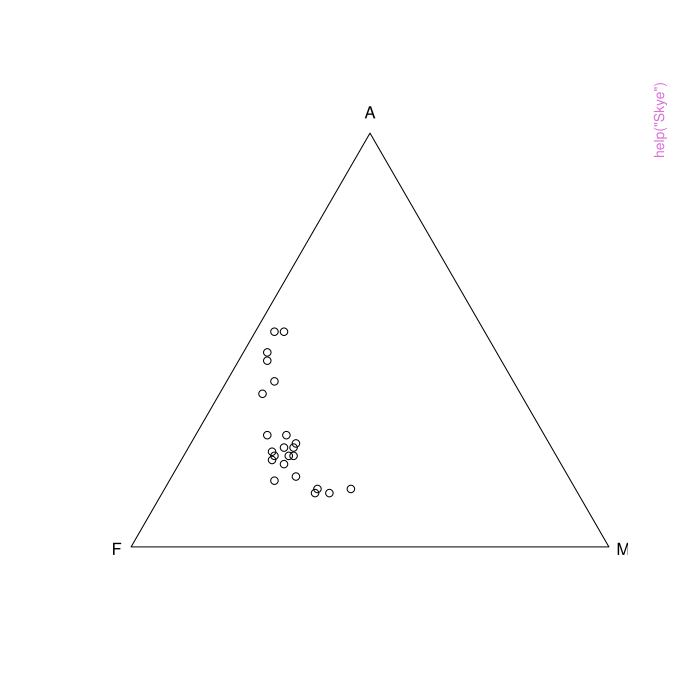

Here is the R script that generated this plot:
pkgname <- "MASS"
source(file.path(R.home("share"), "R", "examples-header.R"))
options(warn = 1)
library('MASS')

base::assign(".oldSearch", base::search(), pos = 'CheckExEnv')
base::assign(".old_wd", base::getwd(), pos = 'CheckExEnv')
cleanEx()
nameEx("Insurance")
### * Insurance

flush(stderr()); flush(stdout())

### Name: Insurance
### Title: Numbers of Car Insurance claims
### Aliases: Insurance
### Keywords: datasets

### ** Examples

## main-effects fit as Poisson GLM with offset
glm(Claims ~ District + Group + Age + offset(log(Holders)),
    data = Insurance, family = poisson)

# same via loglm
loglm(Claims ~ District + Group + Age + offset(log(Holders)),
      data = Insurance)



cleanEx()
nameEx("Null")
### * Null

flush(stderr()); flush(stdout())

### Name: Null
### Title: Null Spaces of Matrices
### Aliases: Null
### Keywords: algebra

### ** Examples

# The function is currently defined as
function(M)
{
    tmp <- qr(M)
    set <- if(tmp$rank == 0L) seq_len(ncol(M)) else  -seq_len(tmp$rank)
    qr.Q(tmp, complete = TRUE)[, set, drop = FALSE]
}



cleanEx()
nameEx("OME")
### * OME

flush(stderr()); flush(stdout())

### Name: OME
### Title: Tests of Auditory Perception in Children with OME
### Aliases: OME
### Keywords: datasets

### ** Examples

# Fit logistic curve from p = 0.5 to p = 1.0
fp1 <- deriv(~ 0.5 + 0.5/(1 + exp(-(x-L75)/scal)),
             c("L75", "scal"),
             function(x,L75,scal)NULL)
nls(Correct/Trials ~ fp1(Loud, L75, scal), data = OME,
    start = c(L75=45, scal=3))
nls(Correct/Trials ~ fp1(Loud, L75, scal),
    data = OME[OME$Noise == "coherent",],
    start=c(L75=45, scal=3))
nls(Correct/Trials ~ fp1(Loud, L75, scal),
    data = OME[OME$Noise == "incoherent",],
    start = c(L75=45, scal=3))

# individual fits for each experiment

aa <- factor(OME$Age)
ab <- 10*OME$ID + unclass(aa)
ac <- unclass(factor(ab))
OME$UID <- as.vector(ac)
OME$UIDn <- OME$UID + 0.1*(OME$Noise == "incoherent")
rm(aa, ab, ac)
OMEi <- OME

library(nlme)
fp2 <- deriv(~ 0.5 + 0.5/(1 + exp(-(x-L75)/2)),
            "L75", function(x,L75) NULL)
dec <- getOption("OutDec")
options(show.error.messages = FALSE, OutDec=".")
OMEi.nls <- nlsList(Correct/Trials ~ fp2(Loud, L75) | UIDn,
   data = OMEi, start = list(L75=45), control = list(maxiter=100))
options(show.error.messages = TRUE, OutDec=dec)
tmp <- sapply(OMEi.nls, function(X)
              {if(is.null(X)) NA else as.vector(coef(X))})
OMEif <- data.frame(UID = round(as.numeric((names(tmp)))),
         Noise = rep(c("coherent", "incoherent"), 110),
         L75 = as.vector(tmp), stringsAsFactors = TRUE)
OMEif$Age <- OME$Age[match(OMEif$UID, OME$UID)]
OMEif$OME <- OME$OME[match(OMEif$UID, OME$UID)]
OMEif <- OMEif[OMEif$L75 > 30,]
summary(lm(L75 ~ Noise/Age, data = OMEif, na.action = na.omit))
summary(lm(L75 ~ Noise/(Age + OME), data = OMEif,
           subset = (Age >= 30 & Age <= 60),
           na.action = na.omit), correlation = FALSE)

# Or fit by weighted least squares
fpl75 <- deriv(~ sqrt(n)*(r/n - 0.5 - 0.5/(1 + exp(-(x-L75)/scal))),
               c("L75", "scal"),
               function(r,n,x,L75,scal) NULL)
nls(0 ~ fpl75(Correct, Trials, Loud, L75, scal),
    data = OME[OME$Noise == "coherent",],
    start = c(L75=45, scal=3))
nls(0 ~ fpl75(Correct, Trials, Loud, L75, scal),
    data = OME[OME$Noise == "incoherent",],
    start = c(L75=45, scal=3))

# Test to see if the curves shift with age
fpl75age <- deriv(~sqrt(n)*(r/n -  0.5 - 0.5/(1 +
                  exp(-(x-L75-slope*age)/scal))),
                  c("L75", "slope", "scal"),
                  function(r,n,x,age,L75,slope,scal) NULL)
OME.nls1 <-
nls(0 ~ fpl75age(Correct, Trials, Loud, Age, L75, slope, scal),
    data = OME[OME$Noise == "coherent",],
    start = c(L75=45, slope=0, scal=2))
sqrt(diag(vcov(OME.nls1)))

OME.nls2 <-
nls(0 ~ fpl75age(Correct, Trials, Loud, Age, L75, slope, scal),
    data = OME[OME$Noise == "incoherent",],
    start = c(L75=45, slope=0, scal=2))
sqrt(diag(vcov(OME.nls2)))

# Now allow random effects by using NLME
OMEf <- OME[rep(1:nrow(OME), OME$Trials),]
OMEf$Resp <- with(OME, rep(rep(c(1,0), length(Trials)),
                          t(cbind(Correct, Trials-Correct))))
OMEf <- OMEf[, -match(c("Correct", "Trials"), names(OMEf))]

## Not run: 
##D ## these fail in R on most platforms
##D fp2 <- deriv(~ 0.5 + 0.5/(1 + exp(-(x-L75)/exp(lsc))),
##D              c("L75", "lsc"),
##D              function(x, L75, lsc) NULL)
##D try(summary(nlme(Resp ~ fp2(Loud, L75, lsc),
##D      fixed = list(L75 ~ Age, lsc ~ 1),
##D      random = L75 + lsc ~ 1 | UID,
##D      data = OMEf[OMEf$Noise == "coherent",], method = "ML",
##D      start = list(fixed=c(L75=c(48.7, -0.03), lsc=0.24)), verbose = TRUE)))
##D 
##D try(summary(nlme(Resp ~ fp2(Loud, L75, lsc),
##D      fixed = list(L75 ~ Age, lsc ~ 1),
##D      random = L75 + lsc ~ 1 | UID,
##D      data = OMEf[OMEf$Noise == "incoherent",], method = "ML",
##D      start = list(fixed=c(L75=c(41.5, -0.1), lsc=0)), verbose = TRUE)))
## End(Not run)


cleanEx()
nameEx("Skye")
### * Skye

flush(stderr()); flush(stdout())

### Name: Skye
### Title: AFM Compositions of Aphyric Skye Lavas
### Aliases: Skye
### Keywords: datasets

### ** Examples

# ternary() is from the on-line answers.
ternary <- function(X, pch = par("pch"), lcex = 1,
                    add = FALSE, ord = 1:3, ...)
{
  X <- as.matrix(X)
  if(any(X < 0)) stop("X must be non-negative")
  s <- drop(X %*% rep(1, ncol(X)))
  if(any(s<=0)) stop("each row of X must have a positive sum")
  if(max(abs(s-1)) > 1e-6) {
    warning("row(s) of X will be rescaled")
    X <- X / s
  }
  X <- X[, ord]
  s3 <- sqrt(1/3)
  if(!add)
  {
    oldpty <- par("pty")
    on.exit(par(pty=oldpty))
    par(pty="s")
    plot(c(-s3, s3), c(0.5-s3, 0.5+s3), type="n", axes=FALSE,
         xlab="", ylab="")
    polygon(c(0, -s3, s3), c(1, 0, 0), density=0)
    lab <- NULL
    if(!is.null(dn <- dimnames(X))) lab <- dn[[2]]
    if(length(lab) < 3) lab <- as.character(1:3)
    eps <- 0.05 * lcex
    text(c(0, s3+eps*0.7, -s3-eps*0.7),
         c(1+eps, -0.1*eps, -0.1*eps), lab, cex=lcex)
  }
  points((X[,2] - X[,3])*s3, X[,1], ...)
}

ternary(Skye/100, ord=c(1,3,2))



graphics::par(get("par.postscript", pos = 'CheckExEnv'))
cleanEx()
nameEx("addterm")
### * addterm

flush(stderr()); flush(stdout())

### Name: addterm
### Title: Try All One-Term Additions to a Model
### Aliases: addterm addterm.default addterm.glm addterm.lm
### Keywords: models

### ** Examples

quine.hi <- aov(log(Days + 2.5) ~ .^4, quine)
quine.lo <- aov(log(Days+2.5) ~ 1, quine)
addterm(quine.lo, quine.hi, test="F")

house.glm0 <- glm(Freq ~ Infl*Type*Cont + Sat, family=poisson,
                   data=housing)
addterm(house.glm0, ~. + Sat:(Infl+Type+Cont), test="Chisq")
house.glm1 <- update(house.glm0, . ~ . + Sat*(Infl+Type+Cont))
addterm(house.glm1, ~. + Sat:(Infl+Type+Cont)^2, test = "Chisq")



cleanEx()
nameEx("anova.negbin")
### * anova.negbin

flush(stderr()); flush(stdout())

### Name: anova.negbin
### Title: Likelihood Ratio Tests for Negative Binomial GLMs
### Aliases: anova.negbin
### Keywords: regression

### ** Examples

m1 <- glm.nb(Days ~ Eth*Age*Lrn*Sex, quine, link = log)
m2 <- update(m1, . ~ . - Eth:Age:Lrn:Sex)
anova(m2, m1)
anova(m2)



cleanEx()
nameEx("area")
### * area

flush(stderr()); flush(stdout())

### Name: area
### Title: Adaptive Numerical Integration
### Aliases: area
### Keywords: nonlinear

### ** Examples

area(sin, 0, pi)  # integrate the sin function from 0 to pi.



cleanEx()
nameEx("bacteria")
### * bacteria

flush(stderr()); flush(stdout())

### Name: bacteria
### Title: Presence of Bacteria after Drug Treatments
### Aliases: bacteria
### Keywords: datasets

### ** Examples

contrasts(bacteria$trt) <- structure(contr.sdif(3),
     dimnames = list(NULL, c("drug", "encourage")))
## fixed effects analyses
## IGNORE_RDIFF_BEGIN
summary(glm(y ~ trt * week, binomial, data = bacteria))
summary(glm(y ~ trt + week, binomial, data = bacteria))
summary(glm(y ~ trt + I(week > 2), binomial, data = bacteria))
## IGNORE_RDIFF_END

# conditional random-effects analysis
library(survival)
bacteria$Time <- rep(1, nrow(bacteria))
coxph(Surv(Time, unclass(y)) ~ week + strata(ID),
      data = bacteria, method = "exact")
coxph(Surv(Time, unclass(y)) ~ factor(week) + strata(ID),
      data = bacteria, method = "exact")
coxph(Surv(Time, unclass(y)) ~ I(week > 2) + strata(ID),
      data = bacteria, method = "exact")

# PQL glmm analysis
library(nlme)
## IGNORE_RDIFF_BEGIN
summary(glmmPQL(y ~ trt + I(week > 2), random = ~ 1 | ID,
                family = binomial, data = bacteria))
## IGNORE_RDIFF_END



cleanEx()
nameEx("bandwidth.nrd")
### * bandwidth.nrd

flush(stderr()); flush(stdout())

### Name: bandwidth.nrd
### Title: Bandwidth for density() via Normal Reference Distribution
### Aliases: bandwidth.nrd
### Keywords: dplot

### ** Examples

# The function is currently defined as
function(x)
{
    r <- quantile(x, c(0.25, 0.75))
    h <- (r[2] - r[1])/1.34
    4 * 1.06 * min(sqrt(var(x)), h) * length(x)^(-1/5)
}



cleanEx()
nameEx("bcv")
### * bcv

flush(stderr()); flush(stdout())

### Name: bcv
### Title: Biased Cross-Validation for Bandwidth Selection
### Aliases: bcv
### Keywords: dplot

### ** Examples

bcv(geyser$duration)



cleanEx()
nameEx("beav1")
### * beav1

flush(stderr()); flush(stdout())

### Name: beav1
### Title: Body Temperature Series of Beaver 1
### Aliases: beav1
### Keywords: datasets

### ** Examples

beav1 <- within(beav1,
               hours <- 24*(day-346) + trunc(time/100) + (time%%100)/60)
plot(beav1$hours, beav1$temp, type="l", xlab="time",
   ylab="temperature", main="Beaver 1")
usr <- par("usr"); usr[3:4] <- c(-0.2, 8); par(usr=usr)
lines(beav1$hours, beav1$activ, type="s", lty=2)
temp <- ts(c(beav1$temp[1:82], NA, beav1$temp[83:114]),
           start = 9.5, frequency = 6)
activ <- ts(c(beav1$activ[1:82], NA, beav1$activ[83:114]),
            start = 9.5, frequency = 6)

acf(temp[1:53])
acf(temp[1:53], type = "partial")
ar(temp[1:53])
act <- c(rep(0, 10), activ)
X <- cbind(1, act = act[11:125], act1 = act[10:124],
          act2 = act[9:123], act3 = act[8:122])
alpha <- 0.80
stemp <- as.vector(temp - alpha*lag(temp, -1))
sX <- X[-1, ] - alpha * X[-115,]
beav1.ls <- lm(stemp ~ -1 + sX, na.action = na.omit)
summary(beav1.ls, correlation = FALSE)
rm(temp, activ)



graphics::par(get("par.postscript", pos = 'CheckExEnv'))
cleanEx()
nameEx("beav2")
### * beav2

flush(stderr()); flush(stdout())

### Name: beav2
### Title: Body Temperature Series of Beaver 2
### Aliases: beav2
### Keywords: datasets

### ** Examples

attach(beav2)
beav2$hours <- 24*(day-307) + trunc(time/100) + (time%%100)/60
plot(beav2$hours, beav2$temp, type = "l", xlab = "time",
   ylab = "temperature", main = "Beaver 2")
usr <- par("usr"); usr[3:4] <- c(-0.2, 8); par(usr = usr)
lines(beav2$hours, beav2$activ, type = "s", lty = 2)

temp <- ts(temp, start = 8+2/3, frequency = 6)
activ <- ts(activ, start = 8+2/3, frequency = 6)
acf(temp[activ == 0]); acf(temp[activ == 1]) # also look at PACFs
ar(temp[activ == 0]); ar(temp[activ == 1])

arima(temp, order = c(1,0,0), xreg = activ)
dreg <- cbind(sin = sin(2*pi*beav2$hours/24), cos = cos(2*pi*beav2$hours/24))
arima(temp, order = c(1,0,0), xreg = cbind(active=activ, dreg))

## IGNORE_RDIFF_BEGIN
library(nlme) # for gls and corAR1
beav2.gls <- gls(temp ~ activ, data = beav2, correlation = corAR1(0.8),
                 method = "ML")
summary(beav2.gls)
summary(update(beav2.gls, subset = 6:100))
detach("beav2"); rm(temp, activ)
## IGNORE_RDIFF_END



graphics::par(get("par.postscript", pos = 'CheckExEnv'))
cleanEx()
nameEx("birthwt")
### * birthwt

flush(stderr()); flush(stdout())

### Name: birthwt
### Title: Risk Factors Associated with Low Infant Birth Weight
### Aliases: birthwt
### Keywords: datasets

### ** Examples

bwt <- with(birthwt, {
race <- factor(race, labels = c("white", "black", "other"))
ptd <- factor(ptl > 0)
ftv <- factor(ftv)
levels(ftv)[-(1:2)] <- "2+"
data.frame(low = factor(low), age, lwt, race, smoke = (smoke > 0),
           ptd, ht = (ht > 0), ui = (ui > 0), ftv)
})
options(contrasts = c("contr.treatment", "contr.poly"))
glm(low ~ ., binomial, bwt)



base::options(contrasts = c(unordered = "contr.treatment",ordered = "contr.poly"))
cleanEx()
nameEx("boxcox")
### * boxcox

flush(stderr()); flush(stdout())

### Name: boxcox
### Title: Box-Cox Transformations for Linear Models
### Aliases: boxcox boxcox.default boxcox.formula boxcox.lm
### Keywords: regression models hplot

### ** Examples

boxcox(Volume ~ log(Height) + log(Girth), data = trees,
       lambda = seq(-0.25, 0.25, length.out = 10))

boxcox(Days+1 ~ Eth*Sex*Age*Lrn, data = quine,
       lambda = seq(-0.05, 0.45, length.out = 20))



cleanEx()
nameEx("caith")
### * caith

flush(stderr()); flush(stdout())

### Name: caith
### Title: Colours of Eyes and Hair of People in Caithness
### Aliases: caith
### Keywords: datasets

### ** Examples

## IGNORE_RDIFF_BEGIN
## The signs can vary by platform
corresp(caith)
## IGNORE_RDIFF_END
dimnames(caith)[[2]] <- c("F", "R", "M", "D", "B")
par(mfcol=c(1,3))
plot(corresp(caith, nf=2)); title("symmetric")
plot(corresp(caith, nf=2), type="rows"); title("rows")
plot(corresp(caith, nf=2), type="col"); title("columns")
par(mfrow=c(1,1))



graphics::par(get("par.postscript", pos = 'CheckExEnv'))
cleanEx()
nameEx("cement")
### * cement

flush(stderr()); flush(stdout())

### Name: cement
### Title: Heat Evolved by Setting Cements
### Aliases: cement
### Keywords: datasets

### ** Examples

lm(y ~ x1 + x2 + x3 + x4, cement)



cleanEx()
nameEx("confint")
### * confint

flush(stderr()); flush(stdout())

### Name: confint-MASS
### Title: Confidence Intervals for Model Parameters
### Aliases: confint.glm confint.nls confint.profile.glm
###   confint.profile.nls
### Keywords: models

### ** Examples

expn1 <- deriv(y ~ b0 + b1 * 2^(-x/th), c("b0", "b1", "th"),
               function(b0, b1, th, x) {})

wtloss.gr <- nls(Weight ~ expn1(b0, b1, th, Days),
   data = wtloss, start = c(b0=90, b1=95, th=120))

expn2 <- deriv(~b0 + b1*((w0 - b0)/b1)^(x/d0),
         c("b0","b1","d0"), function(b0, b1, d0, x, w0) {})

wtloss.init <- function(obj, w0) {
  p <- coef(obj)
  d0 <-  - log((w0 - p["b0"])/p["b1"])/log(2) * p["th"]
  c(p[c("b0", "b1")], d0 = as.vector(d0))
}

out <- NULL
w0s <- c(110, 100, 90)
for(w0 in w0s) {
    fm <- nls(Weight ~ expn2(b0, b1, d0, Days, w0),
              wtloss, start = wtloss.init(wtloss.gr, w0))
    out <- rbind(out, c(coef(fm)["d0"], confint(fm, "d0")))
  }
dimnames(out) <- list(paste(w0s, "kg:"),  c("d0", "low", "high"))
out

ldose <- rep(0:5, 2)
numdead <- c(1, 4, 9, 13, 18, 20, 0, 2, 6, 10, 12, 16)
sex <- factor(rep(c("M", "F"), c(6, 6)))
SF <- cbind(numdead, numalive = 20 - numdead)
budworm.lg0 <- glm(SF ~ sex + ldose - 1, family = binomial)
confint(budworm.lg0)
confint(budworm.lg0, "ldose")



cleanEx()
nameEx("contr.sdif")
### * contr.sdif

flush(stderr()); flush(stdout())

### Name: contr.sdif
### Title: Successive Differences Contrast Coding
### Aliases: contr.sdif
### Keywords: models

### ** Examples

(A <- contr.sdif(6))
zapsmall(ginv(A))



cleanEx()
nameEx("corresp")
### * corresp

flush(stderr()); flush(stdout())

### Name: corresp
### Title: Simple Correspondence Analysis
### Aliases: corresp corresp.xtabs corresp.data.frame corresp.default
###   corresp.factor corresp.formula corresp.matrix
### Keywords: category multivariate

### ** Examples

## IGNORE_RDIFF_BEGIN
## The signs can vary by platform
(ct <- corresp(~ Age + Eth, data = quine))
plot(ct)

corresp(caith)
biplot(corresp(caith, nf = 2))
## IGNORE_RDIFF_END



cleanEx()
nameEx("cov.rob")
### * cov.rob

flush(stderr()); flush(stdout())

### Name: cov.rob
### Title: Resistant Estimation of Multivariate Location and Scatter
### Aliases: cov.rob cov.mve cov.mcd
### Keywords: robust multivariate

### ** Examples

set.seed(123)
cov.rob(stackloss)
cov.rob(stack.x, method = "mcd", nsamp = "exact")



cleanEx()
nameEx("cov.trob")
### * cov.trob

flush(stderr()); flush(stdout())

### Name: cov.trob
### Title: Covariance Estimation for Multivariate t Distribution
### Aliases: cov.trob
### Keywords: multivariate

### ** Examples

cov.trob(stackloss)



cleanEx()
nameEx("denumerate")
### * denumerate

flush(stderr()); flush(stdout())

### Name: denumerate
### Title: Transform an Allowable Formula for 'loglm' into one for 'terms'
### Aliases: denumerate denumerate.formula
### Keywords: models

### ** Examples

denumerate(~(1+2+3)^3 + a/b)
## which gives ~ (.v1 + .v2 + .v3)^3 + a/b



cleanEx()
nameEx("dose.p")
### * dose.p

flush(stderr()); flush(stdout())

### Name: dose.p
### Title: Predict Doses for Binomial Assay model
### Aliases: dose.p print.glm.dose
### Keywords: regression models

### ** Examples

ldose <- rep(0:5, 2)
numdead <- c(1, 4, 9, 13, 18, 20, 0, 2, 6, 10, 12, 16)
sex <- factor(rep(c("M", "F"), c(6, 6)))
SF <- cbind(numdead, numalive = 20 - numdead)
budworm.lg0 <- glm(SF ~ sex + ldose - 1, family = binomial)

dose.p(budworm.lg0, cf = c(1,3), p = 1:3/4)
dose.p(update(budworm.lg0, family = binomial(link=probit)),
       cf = c(1,3), p = 1:3/4)



cleanEx()
nameEx("dropterm")
### * dropterm

flush(stderr()); flush(stdout())

### Name: dropterm
### Title: Try All One-Term Deletions from a Model
### Aliases: dropterm dropterm.default dropterm.glm dropterm.lm
### Keywords: models

### ** Examples

quine.hi <- aov(log(Days + 2.5) ~ .^4, quine)
quine.nxt <- update(quine.hi, . ~ . - Eth:Sex:Age:Lrn)
dropterm(quine.nxt, test=  "F")
quine.stp <- stepAIC(quine.nxt,
    scope = list(upper = ~Eth*Sex*Age*Lrn, lower = ~1),
    trace = FALSE)
dropterm(quine.stp, test = "F")
quine.3 <- update(quine.stp, . ~ . - Eth:Age:Lrn)
dropterm(quine.3, test = "F")
quine.4 <- update(quine.3, . ~ . - Eth:Age)
dropterm(quine.4, test = "F")
quine.5 <- update(quine.4, . ~ . - Age:Lrn)
dropterm(quine.5, test = "F")

house.glm0 <- glm(Freq ~ Infl*Type*Cont + Sat, family=poisson,
                   data = housing)
house.glm1 <- update(house.glm0, . ~ . + Sat*(Infl+Type+Cont))
dropterm(house.glm1, test = "Chisq")



cleanEx()
nameEx("eagles")
### * eagles

flush(stderr()); flush(stdout())

### Name: eagles
### Title: Foraging Ecology of Bald Eagles
### Aliases: eagles
### Keywords: datasets

### ** Examples

eagles.glm <- glm(cbind(y, n - y) ~ P*A + V, data = eagles,
                  family = binomial)
dropterm(eagles.glm)
prof <- profile(eagles.glm)
plot(prof)
pairs(prof)



cleanEx()
nameEx("epil")
### * epil

flush(stderr()); flush(stdout())

### Name: epil
### Title: Seizure Counts for Epileptics
### Aliases: epil
### Keywords: datasets

### ** Examples

## IGNORE_RDIFF_BEGIN
summary(glm(y ~ lbase*trt + lage + V4, family = poisson,
            data = epil), correlation = FALSE)
## IGNORE_RDIFF_END
epil2 <- epil[epil$period == 1, ]
epil2["period"] <- rep(0, 59); epil2["y"] <- epil2["base"]
epil["time"] <- 1; epil2["time"] <- 4
epil2 <- rbind(epil, epil2)
epil2$pred <- unclass(epil2$trt) * (epil2$period > 0)
epil2$subject <- factor(epil2$subject)
epil3 <- aggregate(epil2, list(epil2$subject, epil2$period > 0),
   function(x) if(is.numeric(x)) sum(x) else x[1])
epil3$pred <- factor(epil3$pred,
   labels = c("base", "placebo", "drug"))

contrasts(epil3$pred) <- structure(contr.sdif(3),
    dimnames = list(NULL, c("placebo-base", "drug-placebo")))
## IGNORE_RDIFF_BEGIN
summary(glm(y ~ pred + factor(subject) + offset(log(time)),
            family = poisson, data = epil3), correlation = FALSE)
## IGNORE_RDIFF_END

summary(glmmPQL(y ~ lbase*trt + lage + V4,
                random = ~ 1 | subject,
                family = poisson, data = epil))
summary(glmmPQL(y ~ pred, random = ~1 | subject,
                family = poisson, data = epil3))



cleanEx()
nameEx("farms")
### * farms

flush(stderr()); flush(stdout())

### Name: farms
### Title: Ecological Factors in Farm Management
### Aliases: farms
### Keywords: datasets

### ** Examples

farms.mca <- mca(farms, abbrev = TRUE)  # Use levels as names
eqscplot(farms.mca$cs, type = "n")
text(farms.mca$rs, cex = 0.7)
text(farms.mca$cs, labels = dimnames(farms.mca$cs)[[1]], cex = 0.7)



cleanEx()
nameEx("fitdistr")
### * fitdistr

flush(stderr()); flush(stdout())

### Name: fitdistr
### Title: Maximum-likelihood Fitting of Univariate Distributions
### Aliases: fitdistr
### Keywords: distribution htest

### ** Examples

## avoid spurious accuracy
op <- options(digits = 3)
set.seed(123)
x <- rgamma(100, shape = 5, rate = 0.1)
fitdistr(x, "gamma")
## now do this directly with more control.
fitdistr(x, dgamma, list(shape = 1, rate = 0.1), lower = 0.001)

set.seed(123)
x2 <- rt(250, df = 9)
fitdistr(x2, "t", df = 9)
## allow df to vary: not a very good idea!
fitdistr(x2, "t")
## now do fixed-df fit directly with more control.
mydt <- function(x, m, s, df) dt((x-m)/s, df)/s
fitdistr(x2, mydt, list(m = 0, s = 1), df = 9, lower = c(-Inf, 0))

set.seed(123)
x3 <- rweibull(100, shape = 4, scale = 100)
fitdistr(x3, "weibull")

set.seed(123)
x4 <- rnegbin(500, mu = 5, theta = 4)
fitdistr(x4, "Negative Binomial")
options(op)



cleanEx()
nameEx("fractions")
### * fractions

flush(stderr()); flush(stdout())

### Name: fractions
### Title: Rational Approximation
### Aliases: fractions Math.fractions Ops.fractions Summary.fractions
###   [.fractions [<-.fractions as.character.fractions as.fractions
###   is.fractions print.fractions t.fractions
### Keywords: math

### ** Examples

X <- matrix(runif(25), 5, 5)
zapsmall(solve(X, X/5)) # print near-zeroes as zero
fractions(solve(X, X/5))
fractions(solve(X, X/5)) + 1



cleanEx()
nameEx("galaxies")
### * galaxies

flush(stderr()); flush(stdout())

### Name: galaxies
### Title: Velocities for 82 Galaxies
### Aliases: galaxies
### Keywords: datasets

### ** Examples

gal <- galaxies/1000
c(width.SJ(gal, method = "dpi"), width.SJ(gal))
plot(x = c(0, 40), y = c(0, 0.3), type = "n", bty = "l",
     xlab = "velocity of galaxy (1000km/s)", ylab = "density")
rug(gal)
lines(density(gal, width = 3.25, n = 200), lty = 1)
lines(density(gal, width = 2.56, n = 200), lty = 3)



cleanEx()
nameEx("gamma.shape.glm")
### * gamma.shape.glm

flush(stderr()); flush(stdout())

### Name: gamma.shape
### Title: Estimate the Shape Parameter of the Gamma Distribution in a GLM
###   Fit
### Aliases: gamma.shape gamma.shape.glm print.gamma.shape
### Keywords: models

### ** Examples

clotting <- data.frame(
    u = c(5,10,15,20,30,40,60,80,100),
    lot1 = c(118,58,42,35,27,25,21,19,18),
    lot2 = c(69,35,26,21,18,16,13,12,12))
clot1 <- glm(lot1 ~ log(u), data = clotting, family = Gamma)
gamma.shape(clot1)

gm <- glm(Days + 0.1 ~ Age*Eth*Sex*Lrn,
          quasi(link=log, variance="mu^2"), quine,
          start = c(3, rep(0,31)))
gamma.shape(gm, verbose = TRUE)
## IGNORE_RDIFF_BEGIN
summary(gm, dispersion = gamma.dispersion(gm))  # better summary
## IGNORE_RDIFF_END



cleanEx()
nameEx("gehan")
### * gehan

flush(stderr()); flush(stdout())

### Name: gehan
### Title: Remission Times of Leukaemia Patients
### Aliases: gehan
### Keywords: datasets

### ** Examples

library(survival)
gehan.surv <- survfit(Surv(time, cens) ~ treat, data = gehan,
     conf.type = "log-log")
summary(gehan.surv)
survreg(Surv(time, cens) ~ factor(pair) + treat, gehan, dist = "exponential")
summary(survreg(Surv(time, cens) ~ treat, gehan, dist = "exponential"))
summary(survreg(Surv(time, cens) ~ treat, gehan))
gehan.cox <- coxph(Surv(time, cens) ~ treat, gehan)
summary(gehan.cox)



cleanEx()
nameEx("glm.convert")
### * glm.convert

flush(stderr()); flush(stdout())

### Name: glm.convert
### Title: Change a Negative Binomial fit to a GLM fit
### Aliases: glm.convert
### Keywords: regression models

### ** Examples

quine.nb1 <- glm.nb(Days ~ Sex/(Age + Eth*Lrn), data = quine)
quine.nbA <- glm.convert(quine.nb1)
quine.nbB <- update(quine.nb1, . ~ . + Sex:Age:Lrn)
anova(quine.nbA, quine.nbB)



cleanEx()
nameEx("glm.nb")
### * glm.nb

flush(stderr()); flush(stdout())

### Name: glm.nb
### Title: Fit a Negative Binomial Generalized Linear Model
### Aliases: glm.nb family.negbin logLik.negbin
### Keywords: regression models

### ** Examples

quine.nb1 <- glm.nb(Days ~ Sex/(Age + Eth*Lrn), data = quine)
quine.nb2 <- update(quine.nb1, . ~ . + Sex:Age:Lrn)
quine.nb3 <- update(quine.nb2, Days ~ .^4)
anova(quine.nb1, quine.nb2, quine.nb3)
## Don't show: 
## PR#1695
y <- c(7, 5, 4, 7, 5, 2, 11, 5, 5, 4, 2, 3, 4, 3, 5, 9, 6, 7, 10, 6, 12,
6, 3, 5, 3, 9, 13, 0, 6, 1, 2, 0, 1, 0, 0, 4, 5, 1, 5, 3, 3, 4)

lag1 <- c(0, 7, 5, 4, 7, 5, 2, 11, 5, 5, 4, 2, 3, 4, 3, 5, 9, 6, 7, 10,
6, 12, 6, 3, 5, 3, 9, 13, 0, 6, 1, 2, 0, 1, 0, 0, 4, 5, 1, 5, 3, 3)

lag2 <- c(0, 0, 7, 5, 4, 7, 5, 2, 11, 5, 5, 4, 2, 3, 4, 3, 5, 9, 6, 7,
10, 6, 12, 6, 3, 5, 3, 9, 13, 0, 6, 1, 2, 0, 1, 0, 0, 4, 5, 1, 5, 3)

lag3 <- c(0, 0, 0, 7, 5, 4, 7, 5, 2, 11, 5, 5, 4, 2, 3, 4, 3, 5, 9, 6,
7, 10, 6, 12, 6, 3, 5, 3, 9, 13, 0, 6, 1, 2, 0, 1, 0, 0, 4, 5, 1, 5)

(fit <- glm(y ~ lag1+lag2+lag3, family=poisson(link=identity),
            start=c(2, 0.1, 0.1, 0.1)))
try(glm.nb(y ~ lag1+lag2+lag3, link=identity))
glm.nb(y ~ lag1+lag2+lag3, link=identity,  start=c(2, 0.1, 0.1, 0.1))
glm.nb(y ~ lag1+lag2+lag3, link=identity,  start=coef(fit))
glm.nb(y ~ lag1+lag2+lag3, link=identity, etastart=rep(5, 42))
## End(Don't show)


cleanEx()
nameEx("glmmPQL")
### * glmmPQL

flush(stderr()); flush(stdout())

### Name: glmmPQL
### Title: Fit Generalized Linear Mixed Models via PQL
### Aliases: glmmPQL
### Keywords: models

### ** Examples

summary(glmmPQL(y ~ trt + I(week > 2), random = ~ 1 | ID,
                family = binomial, data = bacteria))

## an example of an offset: the coefficient of 'week' changes by one.
summary(glmmPQL(y ~ trt + week, random = ~ 1 | ID,
               family = binomial, data = bacteria))
summary(glmmPQL(y ~ trt + week + offset(week), random = ~ 1 | ID,
                family = binomial, data = bacteria))



cleanEx()
nameEx("housing")
### * housing

flush(stderr()); flush(stdout())

### Name: housing
### Title: Frequency Table from a Copenhagen Housing Conditions Survey
### Aliases: housing
### Keywords: datasets

### ** Examples

options(contrasts = c("contr.treatment", "contr.poly"))

# Surrogate Poisson models
house.glm0 <- glm(Freq ~ Infl*Type*Cont + Sat, family = poisson,
                  data = housing)
## IGNORE_RDIFF_BEGIN
summary(house.glm0, correlation = FALSE)
## IGNORE_RDIFF_END

addterm(house.glm0, ~. + Sat:(Infl+Type+Cont), test = "Chisq")

house.glm1 <- update(house.glm0, . ~ . + Sat*(Infl+Type+Cont))
## IGNORE_RDIFF_BEGIN
summary(house.glm1, correlation = FALSE)
## IGNORE_RDIFF_END

1 - pchisq(deviance(house.glm1), house.glm1$df.residual)

dropterm(house.glm1, test = "Chisq")

addterm(house.glm1, ~. + Sat:(Infl+Type+Cont)^2, test  =  "Chisq")

hnames <- lapply(housing[, -5], levels) # omit Freq
newData <- expand.grid(hnames)
newData$Sat <- ordered(newData$Sat)
house.pm <- predict(house.glm1, newData,
                    type = "response")  # poisson means
house.pm <- matrix(house.pm, ncol = 3, byrow = TRUE,
                   dimnames = list(NULL, hnames[[1]]))
house.pr <- house.pm/drop(house.pm %*% rep(1, 3))
cbind(expand.grid(hnames[-1]), round(house.pr, 2))

# Iterative proportional scaling
loglm(Freq ~ Infl*Type*Cont + Sat*(Infl+Type+Cont), data = housing)


# multinomial model
library(nnet)
(house.mult<- multinom(Sat ~ Infl + Type + Cont, weights = Freq,
                       data = housing))
house.mult2 <- multinom(Sat ~ Infl*Type*Cont, weights = Freq,
                        data = housing)
anova(house.mult, house.mult2)

house.pm <- predict(house.mult, expand.grid(hnames[-1]), type = "probs")
cbind(expand.grid(hnames[-1]), round(house.pm, 2))

# proportional odds model
house.cpr <- apply(house.pr, 1, cumsum)
logit <- function(x) log(x/(1-x))
house.ld <- logit(house.cpr[2, ]) - logit(house.cpr[1, ])
(ratio <- sort(drop(house.ld)))
mean(ratio)

(house.plr <- polr(Sat ~ Infl + Type + Cont,
                   data = housing, weights = Freq))

house.pr1 <- predict(house.plr, expand.grid(hnames[-1]), type = "probs")
cbind(expand.grid(hnames[-1]), round(house.pr1, 2))

Fr <- matrix(housing$Freq, ncol  =  3, byrow = TRUE)
2*sum(Fr*log(house.pr/house.pr1))

house.plr2 <- stepAIC(house.plr, ~.^2)
house.plr2$anova



base::options(contrasts = c(unordered = "contr.treatment",ordered = "contr.poly"))
cleanEx()
nameEx("huber")
### * huber

flush(stderr()); flush(stdout())

### Name: huber
### Title: Huber M-estimator of Location with MAD Scale
### Aliases: huber
### Keywords: robust

### ** Examples

huber(chem)



cleanEx()
nameEx("hubers")
### * hubers

flush(stderr()); flush(stdout())

### Name: hubers
### Title: Huber Proposal 2 Robust Estimator of Location and/or Scale
### Aliases: hubers
### Keywords: robust

### ** Examples

hubers(chem)
hubers(chem, mu=3.68)



cleanEx()
nameEx("immer")
### * immer

flush(stderr()); flush(stdout())

### Name: immer
### Title: Yields from a Barley Field Trial
### Aliases: immer
### Keywords: datasets

### ** Examples

immer.aov <- aov(cbind(Y1,Y2) ~ Loc + Var, data = immer)
summary(immer.aov)

immer.aov <- aov((Y1+Y2)/2 ~ Var + Loc, data = immer)
summary(immer.aov)
model.tables(immer.aov, type = "means", se = TRUE, cterms = "Var")



cleanEx()
nameEx("isoMDS")
### * isoMDS

flush(stderr()); flush(stdout())

### Name: isoMDS
### Title: Kruskal's Non-metric Multidimensional Scaling
### Aliases: isoMDS Shepard
### Keywords: multivariate

### ** Examples

swiss.x <- as.matrix(swiss[, -1])
swiss.dist <- dist(swiss.x)
swiss.mds <- isoMDS(swiss.dist)
plot(swiss.mds$points, type = "n")
text(swiss.mds$points, labels = as.character(1:nrow(swiss.x)))
swiss.sh <- Shepard(swiss.dist, swiss.mds$points)
plot(swiss.sh, pch = ".")
lines(swiss.sh$x, swiss.sh$yf, type = "S")



cleanEx()
nameEx("kde2d")
### * kde2d

flush(stderr()); flush(stdout())

### Name: kde2d
### Title: Two-Dimensional Kernel Density Estimation
### Aliases: kde2d
### Keywords: dplot

### ** Examples

attach(geyser)
plot(duration, waiting, xlim = c(0.5,6), ylim = c(40,100))
f1 <- kde2d(duration, waiting, n = 50, lims = c(0.5, 6, 40, 100))
image(f1, zlim = c(0, 0.05))
f2 <- kde2d(duration, waiting, n = 50, lims = c(0.5, 6, 40, 100),
            h = c(width.SJ(duration), width.SJ(waiting)) )
image(f2, zlim = c(0, 0.05))
persp(f2, phi = 30, theta = 20, d = 5)

plot(duration[-272], duration[-1], xlim = c(0.5, 6),
     ylim = c(1, 6),xlab = "previous duration", ylab = "duration")
f1 <- kde2d(duration[-272], duration[-1],
            h = rep(1.5, 2), n = 50, lims = c(0.5, 6, 0.5, 6))
contour(f1, xlab = "previous duration",
        ylab = "duration", levels  =  c(0.05, 0.1, 0.2, 0.4) )
f1 <- kde2d(duration[-272], duration[-1],
            h = rep(0.6, 2), n = 50, lims = c(0.5, 6, 0.5, 6))
contour(f1, xlab = "previous duration",
        ylab = "duration", levels  =  c(0.05, 0.1, 0.2, 0.4) )
f1 <- kde2d(duration[-272], duration[-1],
            h = rep(0.4, 2), n = 50, lims = c(0.5, 6, 0.5, 6))
contour(f1, xlab = "previous duration",
        ylab = "duration", levels  =  c(0.05, 0.1, 0.2, 0.4) )
detach("geyser")



cleanEx()
nameEx("lda")
### * lda

flush(stderr()); flush(stdout())

### Name: lda
### Title: Linear Discriminant Analysis
### Aliases: lda lda.default lda.data.frame lda.formula lda.matrix
###   model.frame.lda print.lda coef.lda
### Keywords: multivariate

### ** Examples

Iris <- data.frame(rbind(iris3[,,1], iris3[,,2], iris3[,,3]),
                   Sp = rep(c("s","c","v"), rep(50,3)))
train <- sample(1:150, 75)
table(Iris$Sp[train])
## your answer may differ
##  c  s  v
## 22 23 30
z <- lda(Sp ~ ., Iris, prior = c(1,1,1)/3, subset = train)
predict(z, Iris[-train, ])$class
##  [1] s s s s s s s s s s s s s s s s s s s s s s s s s s s c c c
## [31] c c c c c c c v c c c c v c c c c c c c c c c c c v v v v v
## [61] v v v v v v v v v v v v v v v
(z1 <- update(z, . ~ . - Petal.W.))



cleanEx()
nameEx("leuk")
### * leuk

flush(stderr()); flush(stdout())

### Name: leuk
### Title: Survival Times and White Blood Counts for Leukaemia Patients
### Aliases: leuk
### Keywords: datasets

### ** Examples

library(survival)
plot(survfit(Surv(time) ~ ag, data = leuk), lty = 2:3, col = 2:3)

# now Cox models
leuk.cox <- coxph(Surv(time) ~ ag + log(wbc), leuk)
summary(leuk.cox)



cleanEx()
nameEx("lm.ridge")
### * lm.ridge

flush(stderr()); flush(stdout())

### Name: lm.ridge
### Title: Ridge Regression
### Aliases: lm.ridge plot.ridgelm print.ridgelm select select.ridgelm
### Keywords: models

### ** Examples

longley # not the same as the S-PLUS dataset
names(longley)[1] <- "y"
lm.ridge(y ~ ., longley)
plot(lm.ridge(y ~ ., longley,
              lambda = seq(0,0.1,0.001)))
select(lm.ridge(y ~ ., longley,
               lambda = seq(0,0.1,0.0001)))



cleanEx()
nameEx("loglm")
### * loglm

flush(stderr()); flush(stdout())

### Name: loglm
### Title: Fit Log-Linear Models by Iterative Proportional Scaling
### Aliases: loglm
### Keywords: category models

### ** Examples

# The data frames  Cars93, minn38 and quine are available
# in the MASS package.

# Case 1: frequencies specified as an array.
sapply(minn38, function(x) length(levels(x)))
## hs phs fol sex f
##  3   4   7   2 0
##minn38a <- array(0, c(3,4,7,2), lapply(minn38[, -5], levels))
##minn38a[data.matrix(minn38[,-5])] <- minn38$f

## or more simply
minn38a <- xtabs(f ~ ., minn38)

fm <- loglm(~ 1 + 2 + 3 + 4, minn38a)  # numerals as names.
deviance(fm)
## [1] 3711.9
fm1 <- update(fm, .~.^2)
fm2 <- update(fm, .~.^3, print = TRUE)
## 5 iterations: deviation 0.075
anova(fm, fm1, fm2)

# Case 1. An array generated with xtabs.

loglm(~ Type + Origin, xtabs(~ Type + Origin, Cars93))

# Case 2.  Frequencies given as a vector in a data frame
names(quine)
## [1] "Eth"  "Sex"  "Age"  "Lrn"  "Days"
fm <- loglm(Days ~ .^2, quine)
gm <- glm(Days ~ .^2, poisson, quine)  # check glm.
c(deviance(fm), deviance(gm))          # deviances agree
## [1] 1368.7 1368.7
c(fm$df, gm$df)                        # resid df do not!
c(fm$df, gm$df.residual)               # resid df do not!
## [1] 127 128
# The loglm residual degrees of freedom is wrong because of
# a non-detectable redundancy in the model matrix.



cleanEx()
nameEx("logtrans")
### * logtrans

flush(stderr()); flush(stdout())

### Name: logtrans
### Title: Estimate log Transformation Parameter
### Aliases: logtrans logtrans.formula logtrans.lm logtrans.default
### Keywords: regression models hplot

### ** Examples

logtrans(Days ~ Age*Sex*Eth*Lrn, data = quine,
         alpha = seq(0.75, 6.5, length.out = 20))



cleanEx()
nameEx("lqs")
### * lqs

flush(stderr()); flush(stdout())

### Name: lqs
### Title: Resistant Regression
### Aliases: lqs lqs.formula lqs.default lmsreg ltsreg
### Keywords: models robust

### ** Examples

## IGNORE_RDIFF_BEGIN
set.seed(123) # make reproducible
lqs(stack.loss ~ ., data = stackloss)
lqs(stack.loss ~ ., data = stackloss, method = "S", nsamp = "exact")
## IGNORE_RDIFF_END



cleanEx()
nameEx("mca")
### * mca

flush(stderr()); flush(stdout())

### Name: mca
### Title: Multiple Correspondence Analysis
### Aliases: mca print.mca
### Keywords: category multivariate

### ** Examples

farms.mca <- mca(farms, abbrev=TRUE)
farms.mca
plot(farms.mca)



cleanEx()
nameEx("menarche")
### * menarche

flush(stderr()); flush(stdout())

### Name: menarche
### Title: Age of Menarche in Warsaw
### Aliases: menarche
### Keywords: datasets

### ** Examples

mprob <- glm(cbind(Menarche, Total - Menarche) ~ Age,
             binomial(link = probit), data = menarche)



cleanEx()
nameEx("motors")
### * motors

flush(stderr()); flush(stdout())

### Name: motors
### Title: Accelerated Life Testing of Motorettes
### Aliases: motors
### Keywords: datasets

### ** Examples

library(survival)
plot(survfit(Surv(time, cens) ~ factor(temp), motors), conf.int = FALSE)
# fit Weibull model
motor.wei <- survreg(Surv(time, cens) ~ temp, motors)
summary(motor.wei)
# and predict at 130C
unlist(predict(motor.wei, data.frame(temp=130), se.fit = TRUE))

motor.cox <- coxph(Surv(time, cens) ~ temp, motors)
summary(motor.cox)
# predict at temperature 200
plot(survfit(motor.cox, newdata = data.frame(temp=200),
     conf.type = "log-log"))
summary( survfit(motor.cox, newdata = data.frame(temp=130)) )



cleanEx()
nameEx("muscle")
### * muscle

flush(stderr()); flush(stdout())

### Name: muscle
### Title: Effect of Calcium Chloride on Muscle Contraction in Rat Hearts
### Aliases: muscle
### Keywords: datasets

### ** Examples

## IGNORE_RDIFF_BEGIN
A <- model.matrix(~ Strip - 1, data=muscle)
rats.nls1 <- nls(log(Length) ~ cbind(A, rho^Conc),
   data = muscle, start = c(rho=0.1), algorithm="plinear")
(B <- coef(rats.nls1))

st <- list(alpha = B[2:22], beta = B[23], rho = B[1])
(rats.nls2 <- nls(log(Length) ~ alpha[Strip] + beta*rho^Conc,
                  data = muscle, start = st))
## IGNORE_RDIFF_END

Muscle <- with(muscle, {
Muscle <- expand.grid(Conc = sort(unique(Conc)), Strip = levels(Strip))
Muscle$Yhat <- predict(rats.nls2, Muscle)
Muscle <- cbind(Muscle, logLength = rep(as.numeric(NA), 126))
ind <- match(paste(Strip, Conc),
            paste(Muscle$Strip, Muscle$Conc))
Muscle$logLength[ind] <- log(Length)
Muscle})

lattice::xyplot(Yhat ~ Conc | Strip, Muscle, as.table = TRUE,
   ylim = range(c(Muscle$Yhat, Muscle$logLength), na.rm = TRUE),
   subscripts = TRUE, xlab = "Calcium Chloride concentration (mM)",
   ylab = "log(Length in mm)", panel =
   function(x, y, subscripts, ...) {
      panel.xyplot(x, Muscle$logLength[subscripts], ...)
      llines(spline(x, y))
   })



cleanEx()
nameEx("mvrnorm")
### * mvrnorm

flush(stderr()); flush(stdout())

### Name: mvrnorm
### Title: Simulate from a Multivariate Normal Distribution
### Aliases: mvrnorm
### Keywords: distribution multivariate

### ** Examples

Sigma <- matrix(c(10,3,3,2),2,2)
Sigma
var(mvrnorm(n = 1000, rep(0, 2), Sigma))
var(mvrnorm(n = 1000, rep(0, 2), Sigma, empirical = TRUE))



cleanEx()
nameEx("negative.binomial")
### * negative.binomial

flush(stderr()); flush(stdout())

### Name: negative.binomial
### Title: Family function for Negative Binomial GLMs
### Aliases: negative.binomial
### Keywords: regression models

### ** Examples

# Fitting a Negative Binomial model to the quine data
#   with theta = 2 assumed known.
#
glm(Days ~ .^4, family = negative.binomial(2), data = quine)



cleanEx()
nameEx("nlschools")
### * nlschools

flush(stderr()); flush(stdout())

### Name: nlschools
### Title: Eighth-Grade Pupils in the Netherlands
### Aliases: nlschools
### Keywords: datasets

### ** Examples

## Don't show: 
op <- options(digits=5)
## End(Don't show)
nl1 <- within(nlschools, {
IQave <- tapply(IQ, class, mean)[as.character(class)]
IQ <- IQ - IQave
})
cen <- c("IQ", "IQave", "SES")
nl1[cen] <- scale(nl1[cen], center = TRUE, scale = FALSE)

nl.lme <- nlme::lme(lang ~ IQ*COMB + IQave + SES,
                    random = ~ IQ | class, data = nl1)
## IGNORE_RDIFF_BEGIN
summary(nl.lme)
## IGNORE_RDIFF_END
## Don't show: 
options(op)
## End(Don't show)



cleanEx()
nameEx("npk")
### * npk

flush(stderr()); flush(stdout())

### Name: npk
### Title: Classical N, P, K Factorial Experiment
### Aliases: npk
### Keywords: datasets

### ** Examples

options(contrasts = c("contr.sum", "contr.poly"))
npk.aov <- aov(yield ~ block + N*P*K, npk)
## IGNORE_RDIFF_BEGIN
npk.aov
summary(npk.aov)
alias(npk.aov)
coef(npk.aov)
options(contrasts = c("contr.treatment", "contr.poly"))
npk.aov1 <- aov(yield ~ block + N + K, data = npk)
summary.lm(npk.aov1)
se.contrast(npk.aov1, list(N=="0", N=="1"), data = npk)
model.tables(npk.aov1, type = "means", se = TRUE)
## IGNORE_RDIFF_END


base::options(contrasts = c(unordered = "contr.treatment",ordered = "contr.poly"))
cleanEx()
nameEx("oats")
### * oats

flush(stderr()); flush(stdout())

### Name: oats
### Title: Data from an Oats Field Trial
### Aliases: oats
### Keywords: datasets

### ** Examples

oats$Nf <- ordered(oats$N, levels = sort(levels(oats$N)))
oats.aov <- aov(Y ~ Nf*V + Error(B/V), data = oats, qr = TRUE)
## IGNORE_RDIFF_BEGIN
summary(oats.aov)
summary(oats.aov, split = list(Nf=list(L=1, Dev=2:3)))
## IGNORE_RDIFF_END
par(mfrow = c(1,2), pty = "s")
plot(fitted(oats.aov[[4]]), studres(oats.aov[[4]]))
abline(h = 0, lty = 2)
oats.pr <- proj(oats.aov)
qqnorm(oats.pr[[4]][,"Residuals"], ylab = "Stratum 4 residuals")
qqline(oats.pr[[4]][,"Residuals"])

par(mfrow = c(1,1), pty = "m")
oats.aov2 <- aov(Y ~ N + V + Error(B/V), data = oats, qr = TRUE)
model.tables(oats.aov2, type = "means", se = TRUE)



graphics::par(get("par.postscript", pos = 'CheckExEnv'))
cleanEx()
nameEx("parcoord")
### * parcoord

flush(stderr()); flush(stdout())

### Name: parcoord
### Title: Parallel Coordinates Plot
### Aliases: parcoord
### Keywords: hplot

### ** Examples

parcoord(state.x77[, c(7, 4, 6, 2, 5, 3)])

ir <- rbind(iris3[,,1], iris3[,,2], iris3[,,3])
parcoord(log(ir)[, c(3, 4, 2, 1)], col = 1 + (0:149)%/%50)



cleanEx()
nameEx("petrol")
### * petrol

flush(stderr()); flush(stdout())

### Name: petrol
### Title: N. L. Prater's Petrol Refinery Data
### Aliases: petrol
### Keywords: datasets

### ** Examples

library(nlme)
Petrol <- petrol
Petrol[, 2:5] <- scale(as.matrix(Petrol[, 2:5]), scale = FALSE)
pet3.lme <- lme(Y ~ SG + VP + V10 + EP,
                random = ~ 1 | No, data = Petrol)
pet3.lme <- update(pet3.lme, method = "ML")
pet4.lme <- update(pet3.lme, fixed. = Y ~ V10 + EP)
anova(pet4.lme, pet3.lme)



cleanEx()
nameEx("plot.mca")
### * plot.mca

flush(stderr()); flush(stdout())

### Name: plot.mca
### Title: Plot Method for Objects of Class 'mca'
### Aliases: plot.mca
### Keywords: hplot multivariate

### ** Examples

plot(mca(farms, abbrev = TRUE))



cleanEx()
nameEx("plot.profile")
### * plot.profile

flush(stderr()); flush(stdout())

### Name: plot.profile
### Title: Plotting Functions for 'profile' Objects
### Aliases: plot.profile pairs.profile
### Keywords: models hplot

### ** Examples

## see ?profile.glm for an example using glm fits.

## a version of example(profile.nls) from R >= 2.8.0
fm1 <- nls(demand ~ SSasympOrig(Time, A, lrc), data = BOD)
pr1 <- profile(fm1, alphamax = 0.1)
MASS:::plot.profile(pr1)
pairs(pr1) # a little odd since the parameters are highly correlated

## an example from ?nls
x <- -(1:100)/10
y <- 100 + 10 * exp(x / 2) + rnorm(x)/10
nlmod <- nls(y ~  Const + A * exp(B * x), start=list(Const=100, A=10, B=1))
pairs(profile(nlmod))



cleanEx()
nameEx("polr")
### * polr

flush(stderr()); flush(stdout())

### Name: polr
### Title: Ordered Logistic or Probit Regression
### Aliases: polr
### Keywords: models

### ** Examples

options(contrasts = c("contr.treatment", "contr.poly"))
house.plr <- polr(Sat ~ Infl + Type + Cont, weights = Freq, data = housing)
house.plr
summary(house.plr, digits = 3)
## slightly worse fit from
summary(update(house.plr, method = "probit", Hess = TRUE), digits = 3)
## although it is not really appropriate, can fit
summary(update(house.plr, method = "loglog", Hess = TRUE), digits = 3)
summary(update(house.plr, method = "cloglog", Hess = TRUE), digits = 3)

predict(house.plr, housing, type = "p")
addterm(house.plr, ~.^2, test = "Chisq")
house.plr2 <- stepAIC(house.plr, ~.^2)
house.plr2$anova
anova(house.plr, house.plr2)

house.plr <- update(house.plr, Hess=TRUE)
pr <- profile(house.plr)
confint(pr)
plot(pr)
pairs(pr)



base::options(contrasts = c(unordered = "contr.treatment",ordered = "contr.poly"))
cleanEx()
nameEx("predict.glmmPQL")
### * predict.glmmPQL

flush(stderr()); flush(stdout())

### Name: predict.glmmPQL
### Title: Predict Method for glmmPQL Fits
### Aliases: predict.glmmPQL
### Keywords: models

### ** Examples

fit <- glmmPQL(y ~ trt + I(week > 2), random = ~1 |  ID,
               family = binomial, data = bacteria)
predict(fit, bacteria, level = 0, type="response")
predict(fit, bacteria, level = 1, type="response")



cleanEx()
nameEx("predict.lda")
### * predict.lda

flush(stderr()); flush(stdout())

### Name: predict.lda
### Title: Classify Multivariate Observations by Linear Discrimination
### Aliases: predict.lda
### Keywords: multivariate

### ** Examples

tr <- sample(1:50, 25)
train <- rbind(iris3[tr,,1], iris3[tr,,2], iris3[tr,,3])
test <- rbind(iris3[-tr,,1], iris3[-tr,,2], iris3[-tr,,3])
cl <- factor(c(rep("s",25), rep("c",25), rep("v",25)))
z <- lda(train, cl)
predict(z, test)$class



cleanEx()
nameEx("predict.lqs")
### * predict.lqs

flush(stderr()); flush(stdout())

### Name: predict.lqs
### Title: Predict from an lqs Fit
### Aliases: predict.lqs
### Keywords: models

### ** Examples

set.seed(123)
fm <- lqs(stack.loss ~ ., data = stackloss, method = "S", nsamp = "exact")
predict(fm, stackloss)



cleanEx()
nameEx("predict.qda")
### * predict.qda

flush(stderr()); flush(stdout())

### Name: predict.qda
### Title: Classify from Quadratic Discriminant Analysis
### Aliases: predict.qda
### Keywords: multivariate

### ** Examples

tr <- sample(1:50, 25)
train <- rbind(iris3[tr,,1], iris3[tr,,2], iris3[tr,,3])
test <- rbind(iris3[-tr,,1], iris3[-tr,,2], iris3[-tr,,3])
cl <- factor(c(rep("s",25), rep("c",25), rep("v",25)))
zq <- qda(train, cl)
predict(zq, test)$class



cleanEx()
nameEx("profile.glm")
### * profile.glm

flush(stderr()); flush(stdout())

### Name: profile.glm
### Title: Method for Profiling glm Objects
### Aliases: profile.glm
### Keywords: regression models

### ** Examples

options(contrasts = c("contr.treatment", "contr.poly"))
ldose <- rep(0:5, 2)
numdead <- c(1, 4, 9, 13, 18, 20, 0, 2, 6, 10, 12, 16)
sex <- factor(rep(c("M", "F"), c(6, 6)))
SF <- cbind(numdead, numalive = 20 - numdead)
budworm.lg <- glm(SF ~ sex*ldose, family = binomial)
pr1 <- profile(budworm.lg)
plot(pr1)
pairs(pr1)



base::options(contrasts = c(unordered = "contr.treatment",ordered = "contr.poly"))
cleanEx()
nameEx("qda")
### * qda

flush(stderr()); flush(stdout())

### Name: qda
### Title: Quadratic Discriminant Analysis
### Aliases: qda qda.data.frame qda.default qda.formula qda.matrix
###   model.frame.qda print.qda
### Keywords: multivariate

### ** Examples

tr <- sample(1:50, 25)
train <- rbind(iris3[tr,,1], iris3[tr,,2], iris3[tr,,3])
test <- rbind(iris3[-tr,,1], iris3[-tr,,2], iris3[-tr,,3])
cl <- factor(c(rep("s",25), rep("c",25), rep("v",25)))
z <- qda(train, cl)
predict(z,test)$class



cleanEx()
nameEx("rational")
### * rational

flush(stderr()); flush(stdout())

### Name: rational
### Title: Rational Approximation
### Aliases: rational .rat
### Keywords: math

### ** Examples

X <- matrix(runif(25), 5, 5)
zapsmall(solve(X, X/5)) # print near-zeroes as zero
rational(solve(X, X/5))



cleanEx()
nameEx("renumerate")
### * renumerate

flush(stderr()); flush(stdout())

### Name: renumerate
### Title: Convert a Formula Transformed by 'denumerate'
### Aliases: renumerate renumerate.formula
### Keywords: models

### ** Examples

denumerate(~(1+2+3)^3 + a/b)
## ~ (.v1 + .v2 + .v3)^3 + a/b
renumerate(.Last.value)
## ~ (1 + 2 + 3)^3 + a/b



cleanEx()
nameEx("rlm")
### * rlm

flush(stderr()); flush(stdout())

### Name: rlm
### Title: Robust Fitting of Linear Models
### Aliases: rlm rlm.default rlm.formula print.rlm predict.rlm psi.bisquare
###   psi.hampel psi.huber
### Keywords: models robust

### ** Examples

summary(rlm(stack.loss ~ ., stackloss))
rlm(stack.loss ~ ., stackloss, psi = psi.hampel, init = "lts")
rlm(stack.loss ~ ., stackloss, psi = psi.bisquare)



cleanEx()
nameEx("rms.curv")
### * rms.curv

flush(stderr()); flush(stdout())

### Name: rms.curv
### Title: Relative Curvature Measures for Non-Linear Regression
### Aliases: rms.curv print.rms.curv
### Keywords: nonlinear

### ** Examples

# The treated sample from the Puromycin data
mmcurve <- deriv3(~ Vm * conc/(K + conc), c("Vm", "K"),
                  function(Vm, K, conc) NULL)
Treated <- Puromycin[Puromycin$state == "treated", ]
(Purfit1 <- nls(rate ~ mmcurve(Vm, K, conc), data = Treated,
                start = list(Vm=200, K=0.1)))
rms.curv(Purfit1)
##Parameter effects: c^theta x sqrt(F) = 0.2121
##        Intrinsic: c^iota  x sqrt(F) = 0.092



cleanEx()
nameEx("rnegbin")
### * rnegbin

flush(stderr()); flush(stdout())

### Name: rnegbin
### Title: Simulate Negative Binomial Variates
### Aliases: rnegbin
### Keywords: distribution

### ** Examples

# Negative Binomials with means fitted(fm) and theta = 4.5
fm <- glm.nb(Days ~ ., data = quine)
dummy <- rnegbin(fitted(fm), theta = 4.5)



cleanEx()
nameEx("sammon")
### * sammon

flush(stderr()); flush(stdout())

### Name: sammon
### Title: Sammon's Non-Linear Mapping
### Aliases: sammon
### Keywords: multivariate

### ** Examples

swiss.x <- as.matrix(swiss[, -1])
swiss.sam <- sammon(dist(swiss.x))
plot(swiss.sam$points, type = "n")
text(swiss.sam$points, labels = as.character(1:nrow(swiss.x)))



cleanEx()
nameEx("stepAIC")
### * stepAIC

flush(stderr()); flush(stdout())

### Name: stepAIC
### Title: Choose a model by AIC in a Stepwise Algorithm
### Aliases: stepAIC extractAIC.gls terms.gls extractAIC.lme terms.lme
### Keywords: models

### ** Examples

quine.hi <- aov(log(Days + 2.5) ~ .^4, quine)
quine.nxt <- update(quine.hi, . ~ . - Eth:Sex:Age:Lrn)
quine.stp <- stepAIC(quine.nxt,
    scope = list(upper = ~Eth*Sex*Age*Lrn, lower = ~1),
    trace = FALSE)
quine.stp$anova

cpus1 <- cpus
for(v in names(cpus)[2:7])
  cpus1[[v]] <- cut(cpus[[v]], unique(quantile(cpus[[v]])),
                    include.lowest = TRUE)
cpus0 <- cpus1[, 2:8]  # excludes names, authors' predictions
cpus.samp <- sample(1:209, 100)
cpus.lm <- lm(log10(perf) ~ ., data = cpus1[cpus.samp,2:8])
cpus.lm2 <- stepAIC(cpus.lm, trace = FALSE)
cpus.lm2$anova

example(birthwt)
birthwt.glm <- glm(low ~ ., family = binomial, data = bwt)
birthwt.step <- stepAIC(birthwt.glm, trace = FALSE)
birthwt.step$anova
birthwt.step2 <- stepAIC(birthwt.glm, ~ .^2 + I(scale(age)^2)
    + I(scale(lwt)^2), trace = FALSE)
birthwt.step2$anova

quine.nb <- glm.nb(Days ~ .^4, data = quine)
quine.nb2 <- stepAIC(quine.nb)
quine.nb2$anova



cleanEx()
nameEx("summary.negbin")
### * summary.negbin

flush(stderr()); flush(stdout())

### Name: summary.negbin
### Title: Summary Method Function for Objects of Class 'negbin'
### Aliases: summary.negbin print.summary.negbin
### Keywords: models

### ** Examples

## IGNORE_RDIFF_BEGIN
summary(glm.nb(Days ~ Eth*Age*Lrn*Sex, quine, link = log))
## IGNORE_RDIFF_END



cleanEx()
nameEx("summary.rlm")
### * summary.rlm

flush(stderr()); flush(stdout())

### Name: summary.rlm
### Title: Summary Method for Robust Linear Models
### Aliases: summary.rlm print.summary.rlm
### Keywords: robust

### ** Examples

summary(rlm(calls ~ year, data = phones, maxit = 50))



cleanEx()
nameEx("theta.md")
### * theta.md

flush(stderr()); flush(stdout())

### Name: theta.md
### Title: Estimate theta of the Negative Binomial
### Aliases: theta.md theta.ml theta.mm
### Keywords: models

### ** Examples

quine.nb <- glm.nb(Days ~ .^2, data = quine)
theta.md(quine$Days, fitted(quine.nb), dfr = df.residual(quine.nb))
theta.ml(quine$Days, fitted(quine.nb))
theta.mm(quine$Days, fitted(quine.nb), dfr = df.residual(quine.nb))

## weighted example
yeast <- data.frame(cbind(numbers = 0:5, fr = c(213, 128, 37, 18, 3, 1)))
fit <- glm.nb(numbers ~ 1, weights = fr, data = yeast)
## IGNORE_RDIFF_BEGIN
summary(fit)
## IGNORE_RDIFF_END
mu <- fitted(fit)
theta.md(yeast$numbers, mu, dfr = 399, weights = yeast$fr)
theta.ml(yeast$numbers, mu, limit = 15, weights = yeast$fr)
theta.mm(yeast$numbers, mu, dfr = 399, weights = yeast$fr)



cleanEx()
nameEx("ucv")
### * ucv

flush(stderr()); flush(stdout())

### Name: ucv
### Title: Unbiased Cross-Validation for Bandwidth Selection
### Aliases: ucv
### Keywords: dplot

### ** Examples

ucv(geyser$duration)



cleanEx()
nameEx("waders")
### * waders

flush(stderr()); flush(stdout())

### Name: waders
### Title: Counts of Waders at 15 Sites in South Africa
### Aliases: waders
### Keywords: datasets

### ** Examples

plot(corresp(waders, nf=2))



cleanEx()
nameEx("whiteside")
### * whiteside

flush(stderr()); flush(stdout())

### Name: whiteside
### Title: House Insulation: Whiteside's Data
### Aliases: whiteside
### Keywords: datasets

### ** Examples

require(lattice)
xyplot(Gas ~ Temp | Insul, whiteside, panel =
  function(x, y, ...) {
    panel.xyplot(x, y, ...)
    panel.lmline(x, y, ...)
  }, xlab = "Average external temperature (deg. C)",
  ylab = "Gas consumption  (1000 cubic feet)", aspect = "xy",
  strip = function(...) strip.default(..., style = 1))

gasB <- lm(Gas ~ Temp, whiteside, subset = Insul=="Before")
gasA <- update(gasB, subset = Insul=="After")
summary(gasB)
summary(gasA)
gasBA <- lm(Gas ~ Insul/Temp - 1, whiteside)
summary(gasBA)

gasQ <- lm(Gas ~ Insul/(Temp + I(Temp^2)) - 1, whiteside)
coef(summary(gasQ))

gasPR <- lm(Gas ~ Insul + Temp, whiteside)
anova(gasPR, gasBA)
options(contrasts = c("contr.treatment", "contr.poly"))
gasBA1 <- lm(Gas ~ Insul*Temp, whiteside)
coef(summary(gasBA1))



base::options(contrasts = c(unordered = "contr.treatment",ordered = "contr.poly"))
cleanEx()
nameEx("width.SJ")
### * width.SJ

flush(stderr()); flush(stdout())

### Name: width.SJ
### Title: Bandwidth Selection by Pilot Estimation of Derivatives
### Aliases: width.SJ
### Keywords: dplot

### ** Examples

width.SJ(geyser$duration, method = "dpi")
width.SJ(geyser$duration)

width.SJ(galaxies, method = "dpi")
width.SJ(galaxies)



cleanEx()
nameEx("wtloss")
### * wtloss

flush(stderr()); flush(stdout())

### Name: wtloss
### Title: Weight Loss Data from an Obese Patient
### Aliases: wtloss
### Keywords: datasets

### ** Examples

## IGNORE_RDIFF_BEGIN
wtloss.fm <- nls(Weight ~ b0 + b1*2^(-Days/th),
    data = wtloss, start = list(b0=90, b1=95, th=120))
wtloss.fm
## IGNORE_RDIFF_END
plot(wtloss)
with(wtloss, lines(Days, fitted(wtloss.fm)))



### * <FOOTER>
###
cleanEx()
options(digits = 7L)
base::cat("Time elapsed: ", proc.time() - base::get("ptime", pos = 'CheckExEnv'),"\n")
grDevices::dev.off()
###
### Local variables: ***
### mode: outline-minor ***
### outline-regexp: "\\(> \\)?### [*]+" ***
### End: ***
quit('no')
